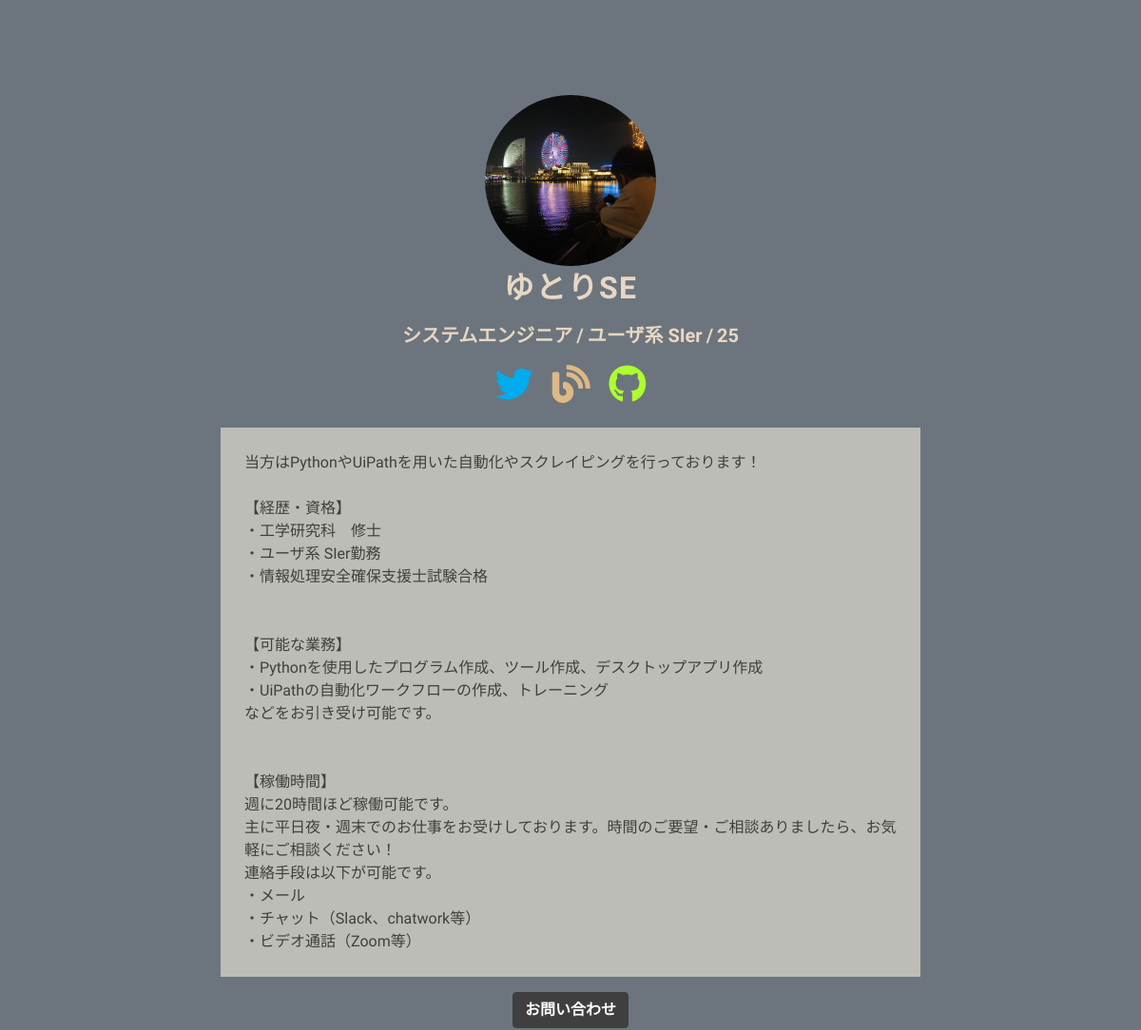
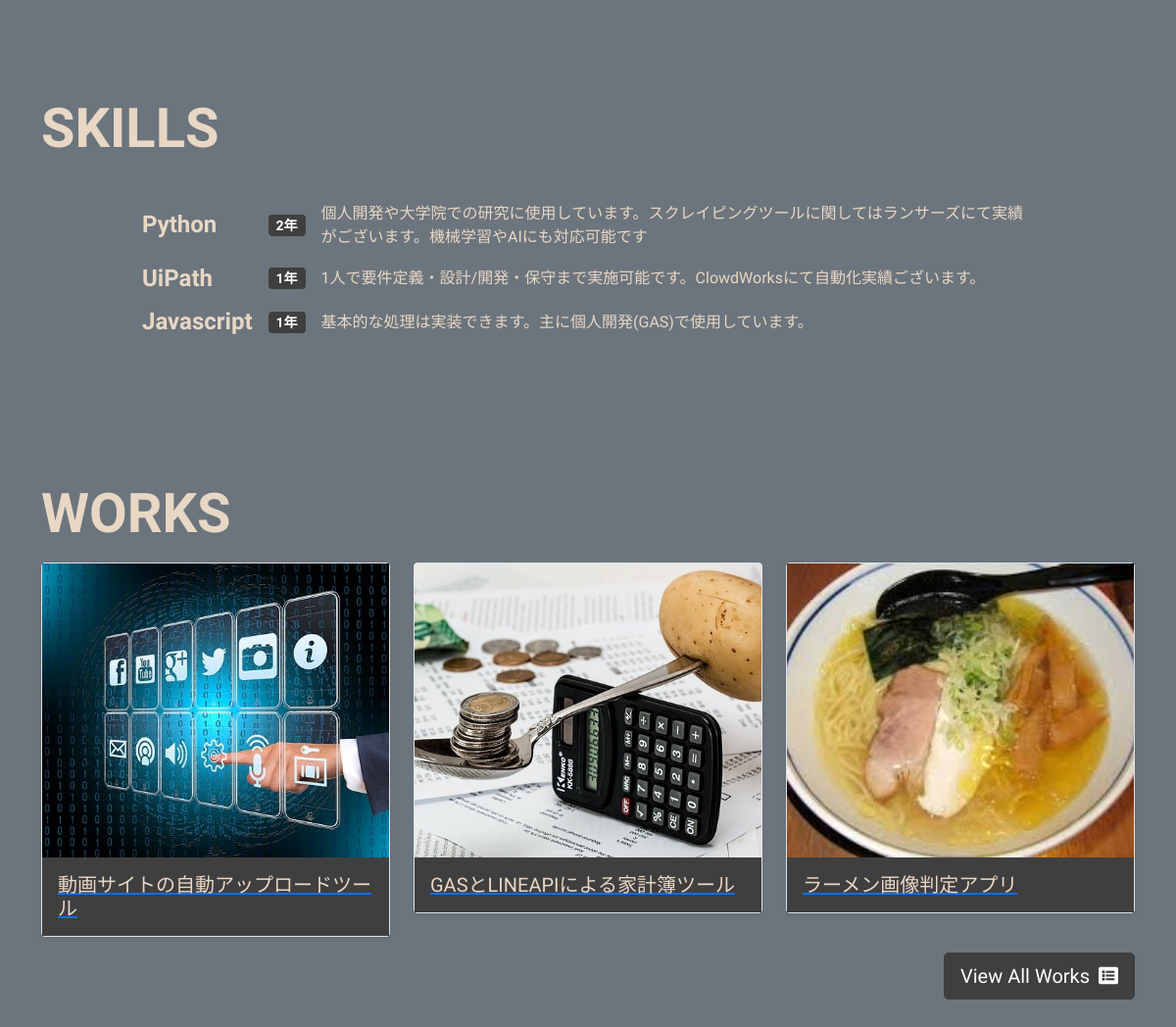
The page / on the database its author committed (2 pictures, top to bottom).
### portfolio/models.py (models this page shows, shortened)
class Profile(models.Model):
    name = models.CharField('名前', max_length=100)
    image = models.ImageField('イメージ', upload_to='profile')
    career = models.CharField('職業', max_length=55, null=True, blank=True)
    org = models.CharField('所属組織', max_length=55, null=True, blank=True)
    age = models.CharField('年齢', max_length=55, null=True, blank=True)
    twitter = models.URLField('TwitterのURL', null=True, blank=True)
    blog = models.URLField('BlogのURL', null=True, blank=True)
    github = models.URLField('githubのURL', null=True, blank=True)
    introduction = models.TextField('自己紹介文')
    mail = models.CharField('メール', max_length=255)
    class Meta:
        verbose_name_plural = 'プロフィール'

class Skill(models.Model):
    name = models.CharField('名前', max_length=100)
    years = models.FloatField('経験年数', default=0)
    description = models.ForeignKey(
        Description, on_delete=models.SET_NULL, null=True, verbose_name='説明文')
    def years_rounded(self):
        years = self.years
        if years.is_integer():
            years = int(years)
        return years
    class Meta:
        verbose_name_plural = 'スキル'

class Description(models.Model):
    text = models.CharField('本文', max_length=255)
    def __str__(self):
        return self.text
    class Meta:
        verbose_name_plural = 'スキルの概要文'

class Work(models.Model):
    title = models.CharField('タイトル', max_length=100)
    image = models.ImageField('イメージ', upload_to='works', null=True, blank=True)
    url = models.URLField('URL')
    published = models.DateField('公開日', null=True, blank=True)
    class Meta:
        verbose_name_plural = '作品'

### portfolio/views.py (the view)
# urls.py: path('', views.index, name='index'),
def index(request):
    profile = Profile.objects.all().last()
    skills = Skill.objects.all()
    works = Work.objects.all().order_by('-published')[:3]
    context = {
        'profile': profile,
        'skills': skills,
        'works': works,
    }
    return render(request, 'index.html', context)

### templates/index.html (shortened to what this page needs)
{% extends 'base.html' %}
{% load static %}
{% block main %}
<header class="header">
    <div class="container">
        <div class="text-center">
            <div class="mb-1">
                <img src="{{ profile.image.url }}" height="180" width="180" class="rounded-circle img-center-cover">
            </div>
            <div>
                <h2 class="text-subtitle header-title mb-3 fw-bold">{{ profile.name }}</h2>
                <div class="mb-3 fw-bold">
                    {% if profile.career %}
                    <span class="text-subtitle">{{ profile.career }}</span>
                    <span class="text-subtitle">/</span>
                    {% endif %}
                    {% if profile.org %}
                    <span class="text-subtitle">{{ profile.org }}</span>
                    {% endif %}
                    {% if profile.age %}
                    <span class="text-subtitle">/</span>
                    <span class="text-subtitle">{{ profile.age }}</span>
                    {% endif %}
                </div>
                <div class="mb-4">
                    {% if profile.twitter %}<a href="{{ profile.twitter }}" target="_blank"><i
                            class="fab fa-twitter sns-icon text-twitter"></i></a>{% endif %}
                    {% if profile.blog %}<a href="{{ profile.blog }}" target="_blank"><i
                            class="fas fa-blog sns-icon text-blog"></i></a>{% endif %}
                    {% if profile.github %}<a href="{{ profile.github }}" target="_blank"><i
                            class="fab fa-github sns-icon text-github"></i></a>{% endif %}
                </div>
                <div class="row">
                    <div class="col-md-8 mx-auto">
                        <div class="intro-box">
                            <P class="text-intro">
                                {{ profile.introduction|safe|linebreaksbr }}
                            </P>
                        </div>
                    </div>
                </div>
                <div class="text-center mt-3">
                    <a href="mailto:{{ profile.mail }}" class="btn btn-dark fw-bold">お問い合わせ</a>
                </div>
            </div>
        </div>
    </div>
</header>
<section class="mb-100">
    <div class="container text-subtitle">
        <div>
            <h3 class="display-4 fw-bold text-subtitle">SKILLS</h3>
            <div class="row">
                <div class="col-md-10 mx-auto py-4">
                    <table class="table table-borderless">
                        {% for skill in skills %}
                        <tr>
                            <td class="align-middle h4 fw-bold text-subtitle">{{skill.name}}</td>
                            <td class="align-middle"><span
                                    class="badge bg-dark py-1 px-2 font-14">{{skill.years_rounded}}年</span></td>
                            <td class="align-middle text-subtitle">{{skill.description}}</td>
                        </tr>
                        {% endfor %}
                    </table>
                </div>
            </div>
        </div>
    </div>
</section>
<section class="mb-5">
    <div class="container">
        <div>
            <h3 class="display-4 fw-bold text-subtitle mb-3">WORKS</h3>
            <div class="row">
                {% for work in works %}
                <div class="col-lg-4 mb-3">
                    <a href="{{ work.url }}" target="_blank">
                        <div class="card shadow-sm border boder-light">
                            <div>
                                <img src="{% if work.image %}{{ work.image.url }}{% else %}{% static 'assets/img/sample.png' %}{% endif %}"
                                    class="w-100 img-center-cover" height="300">
                            </div>
                            <div class="p-3 bg-dark">
                                <h5 class="text-subtitle mb-0">{{work.title}}</h5>
                            </div>
                        </div>
                    </a>
                </div>
                {% endfor %}
                <div class="text-end">
                    <a href="{% url 'portfolio:works' %}" class="btn btn-lg btn-dark">View All Works <i
                            class="fas fa-list-alt ps-1"></i></a>
                </div>
            </div>
        </div>
</section>
{% endblock %}

### templates/base.html (shortened to what this page needs)
{% load static %}
<!DOCTYPE html>
<html lang="en">
<head>
    <link rel="stylesheet" href="{% static 'assets/css/bootstrap.css' %}">
    <link rel="stylesheet" href="{% static 'assets/css/all.css' %}">
    <link rel="stylesheet" href="{% static 'assets/css/portfolio.css' %}">
</head>
<body class="bg-secondary">
    {% block main %}{% endblock %}
</body>
</html>

### static/assets/css/all.css (style rules this page uses)
.fa, .fas, .far, .fal, .fad, .fab { -moz-osx-font-smoothing: grayscale; -webkit-font-smoothing: antialiased; display: inline-block; font-style: normal; font-variant: normal; text-rendering: auto; line-height: 1; }
.fa-blog:before { content: "\f781"; }
.fa-github:before { content: "\f09b"; }
.fa-list-alt:before { content: "\f022"; }
.fa-twitter:before { content: "\f099"; }
.fab { font-family: 'Font Awesome 5 Brands'; font-weight: 400; }

### static/assets/css/portfolio.css (style rules this page uses)
.img-center-cover { object-fit: cover; object-position: center; }
.header { padding: 100px 8px; }
.header-title { letter-spacing: 1.5px; }
.sns-icon { font-size: 40px; padding: 0 8px; }
span { font-size: 20px; }
.text-twitter { color: #00acee; }
.text-blog { color: burlywood }
.text-github { color: greenyellow; }
.intro-box { background-color: #BDBDB7; padding: 15px; padding-bottom: 15px; }
.text-intro { text-align: left; margin: 10px; }
.text-subtitle { color: #E8D7C4; }
.font-14 { font-size: 14px; }
.mb-100 { margin-bottom: 100px; }

### rows shown on the page
Profile: image (picture), name "ゆとりSE", career "システムエンジニア", org "ユーザ系 SIer", age "25", introduction "当方はPythonやUiPathを用いた自動化やスクレイピングを行っております！ 【経歴・資格】 ・工学研究科 修士 ・ユーザ系 SIer勤務 ・情報処理安全確保支援士試験合格 【可能な業務】 ・Pythonを使用したプログラム作成、ツール作成、デスクトップアプリ作成 ・UiPathの自動化ワークフローの作成、トレーニング などをお引き受け可能です。 【稼働時間】 週に20時間ほど稼働可能です。 主に平日夜・週末でのお仕事をお受けしております。時間のご要望・ご相談ありましたら、お気軽にご相談ください！ 連絡手段は以下が可能です。 ・メール ・チャット（Slack、chatwork等） ・ビデオ通話（Zoom等）"
Skill: name "Python", years_rounded "2", description "個人開発や大学院での研究に使用しています。スクレイピングツールに関してはランサーズにて実績がございます。機械学習やAIにも対応可能です"
Skill: name "UiPath", years_rounded "1", description "1人で要件定義・設計/開発・保守まで実施可能です。ClowdWorksにて自動化実績ございます。"
Skill: name "Javascript", years_rounded "1", description "基本的な処理は実装できます。主に個人開発(GAS)で使用しています。"
Work: image (picture), title "動画サイトの自動アップロードツール"
Work: image (picture), title "GASとLINEAPIによる家計簿ツール"
Work: image (picture), title "ラーメン画像判定アプリ"
